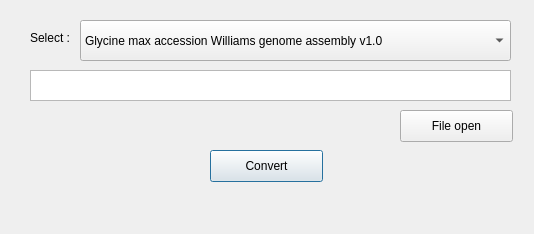
<?xml version="1.0" encoding="UTF-8"?>
<ui version="4.0">
 <class>VCF</class>
 <widget class="QDialog" name="VCF">
  <property name="geometry">
   <rect>
    <x>0</x>
    <y>0</y>
    <width>534</width>
    <height>234</height>
   </rect>
  </property>
  <property name="windowTitle">
   <string>VCF</string>
  </property>
  <widget class="QPushButton" name="convert">
   <property name="geometry">
    <rect>
     <x>210</x>
     <y>150</y>
     <width>113</width>
     <height>32</height>
    </rect>
   </property>
   <property name="text">
    <string>Convert</string>
   </property>
  </widget>
  <widget class="QPushButton" name="file_open">
   <property name="geometry">
    <rect>
     <x>400</x>
     <y>110</y>
     <width>113</width>
     <height>32</height>
    </rect>
   </property>
   <property name="text">
    <string>File open</string>
   </property>
  </widget>
  <widget class="QTextEdit" name="textEdit">
   <property name="geometry">
    <rect>
     <x>30</x>
     <y>70</y>
     <width>481</width>
     <height>31</height>
    </rect>
   </property>
  </widget>
  <widget class="QComboBox" name="comboBox">
   <property name="geometry">
    <rect>
     <x>80</x>
     <y>20</y>
     <width>431</width>
     <height>41</height>
    </rect>
   </property>
   <item>
    <property name="text">
     <string>Glycine max accession Williams genome assembly v1.0</string>
    </property>
   </item>
   <item>
    <property name="text">
     <string>Glycine max accession Williams 82 genome assembly v2.0</string>
    </property>
   </item>
  </widget>
  <widget class="QLabel" name="label">
   <property name="geometry">
    <rect>
     <x>30</x>
     <y>30</y>
     <width>60</width>
     <height>16</height>
    </rect>
   </property>
   <property name="text">
    <string>Select :</string>
   </property>
  </widget>
  <widget class="QLabel" name="label_result">
   <property name="geometry">
    <rect>
     <x>370</x>
     <y>190</y>
     <width>141</width>
     <height>31</height>
    </rect>
   </property>
   <property name="font">
    <font>
     <pointsize>18</pointsize>
    </font>
   </property>
   <property name="text">
    <string/>
   </property>
  </widget>
 </widget>
 <resources/>
 <connections/>
</ui>
